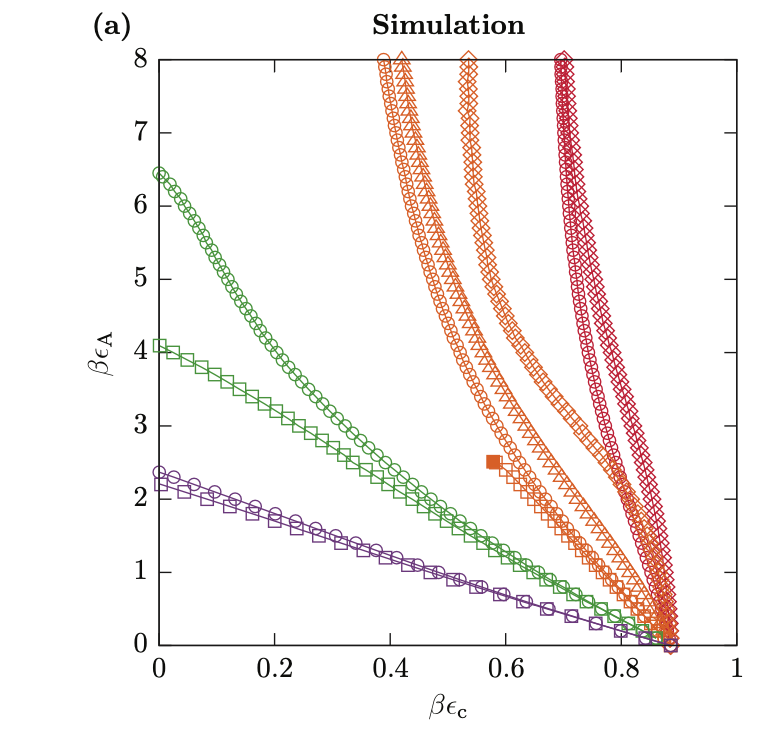
#> input picture figures/jacobs_curve.png, 760 x 736 px
$ python cube_verification_figure.py
#> lines starting #> are read from the running program, lines starting #| are printed output that depends on the picture; after the words box and inside, x2 and y2 are one past the last pixel; in counts of white or black regions, pixels touching at a corner belong together
"""
Cube spinodal overlays -- run from src/:  python cube_verification_figure.py

Cube spinodal overlays: published avgE vs rebuilt-cache avgE verification,
against MC.  Parser, confirmed_boundary rule and Gaussian smoothing are taken
verbatim from notebooks/threed_plots.ipynb; style is the notebook's PRL/APS block.
"""
import re, json
from pathlib import Path
import numpy as np, pandas as pd
import matplotlib as mpl
import matplotlib.pyplot as plt
from matplotlib.ticker import AutoMinorLocator
from scipy.ndimage import gaussian_filter1d
from PIL import Image
from matplotlib.colors import rgb_to_hsv

H = Path(__file__).resolve().parent.parent          # repo root (script lives in src/)
LOGS, DATA, FIGS = H/"results_logs", H/"data", H/"figures"
FIGS_INSET = FIGS
FPP_TOL_CONFIRM, CONFIRM_K, MAX_RES_CUTOFF = 0.03, 2, 1.0

NUM = r"[-+]?(?:\d+(?:\.\d*)?|\.\d+)(?:[eE][-+]?\d+)?|nan|NaN|inf|-inf|INF|-INF"
POINT_RE = re.compile(
    rf"POINT .*?eps_a=({NUM})\s+eps_c=({NUM}).*?event=(\d+)\s+spin=(\d+)\s+bin=(\d+).*?"
    rf"min_fpp=({NUM})\s+phi_min_fpp=({NUM}).*?n_valid=(\d+)/(\d+).*?"
    rf"n_success=(\d+)\s+max_res=({NUM})", re.DOTALL)
def tof(x):
    try: return float(x)
    except Exception: return np.nan
# [65 lines left out: functions parse_log, classify, confirmed_boundary, drop_redundant, _slope, gsmooth and 1 more, not called in this run]

# ---- MC for 000011: digitized from jacobs_curve.png (notebook cell 1) ----
arr=np.array(Image.open(FIGS/"jacobs_curve.png").convert("RGB"))
xl,xr,yt,yb=158,737,59,645
hsv=rgb_to_hsv(arr/255.0)
#> hsv: shape (736, 760, 3) float64; mean of channels 0, 1, 2 0.039, 0.0445, 0.971
org=((hsv[...,0]>0.03)&(hsv[...,0]<0.08)&(hsv[...,1]>0.40)&(hsv[...,2]>0.50))
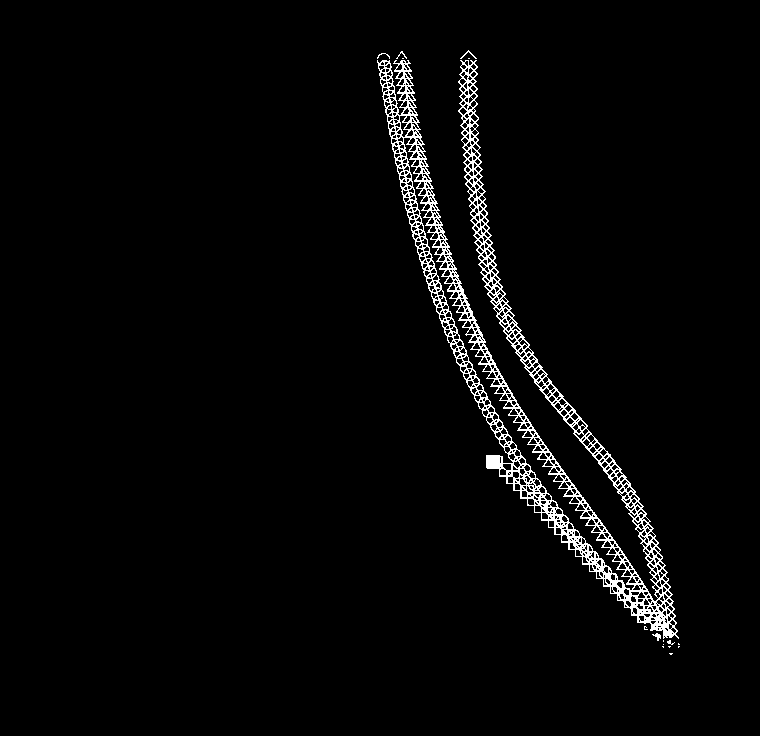
#> org: shape (736, 760) bool; 2.9% white in thin lines or dots, all inside (x1, y1, x2, y2) = (377, 50, 680, 655)
x0,x1,y0,y1=486,670,450,645
roi=org[y0:y1+1,x0:x1+1]
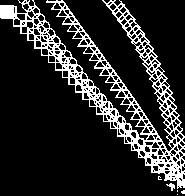
#> roi: shape (196, 185) bool; 16.3% white in thin lines or dots
e=np.array([(x0+j,y0+np.where(roi[:,j])[0].max()) for j in range(roi.shape[1])
            if np.where(roi[:,j])[0].size],float)
#> e = 185 pairs, first value 486 to 670, second value 467 to 644
c=e.copy(); c[:,1]-=7.0
#> after `c = e.copy()`: c has the same summary as e
main=c[c[:,0]<=648].copy(); tail=main[main[:,0]>=620]
#> after `main = c[c[:, 0] <= 648].copy()`: main = 163 pairs, first value 486 to 648, second value 460 to 622
#> after `tail = main[main[:, 0] >= 620]`: tail = 29 pairs, first value 620 to 648, second value 593 to 622
mm,bb=np.polyfit(tail[:,0],tail[:,1],1); xe=np.arange(main[-1,0]+1,669)
#> after `mm, bb = np.polyfit(tail[:, 0], tail[:, 1], 1)`: mm = 1.07; bb = -67.61
#> after `xe = np.arange(main[-1, 0] + 1, 669)`: xe = 20 values from 649 to 668
cl=np.vstack([main,np.column_stack([xe,mm*xe+bb])]) if len(xe) else main
#> cl = 183 pairs, first value 486 to 668, second value 460 to 644.2
mcc=(cl[:,0]-xl)/(xr-xl); mca=(yb-cl[:,1])/(yb-yt)*8.0
#> after `mcc = (cl[:, 0] - xl) / (xr - xl)`: mcc = 183 values from 0.566 to 0.881
#> after `mca = (yb - cl[:, 1]) / (yb - yt) * 8.0`: mca = 183 values, max 2.53 at index 0, min 0.0115 at index 182, mean 1.32
xd=np.linspace(mcc.min(),mcc.max(),300)
#> xd = 300 values from 0.566 to 0.881
MC000011=pd.DataFrame({"eps_c":xd,"eps_a":gaussian_filter1d(np.interp(xd,mcc,mca),sigma=2.0)})
#> MC000011 = table of 300 rows and 2 columns
# ---- SAFT for 000011 ----
#> (the run stopped early here; a loop or call above may not have finished)

$ run again, with figures/cube_scan_planar3patch.png copied over figures/jacobs_curve.png
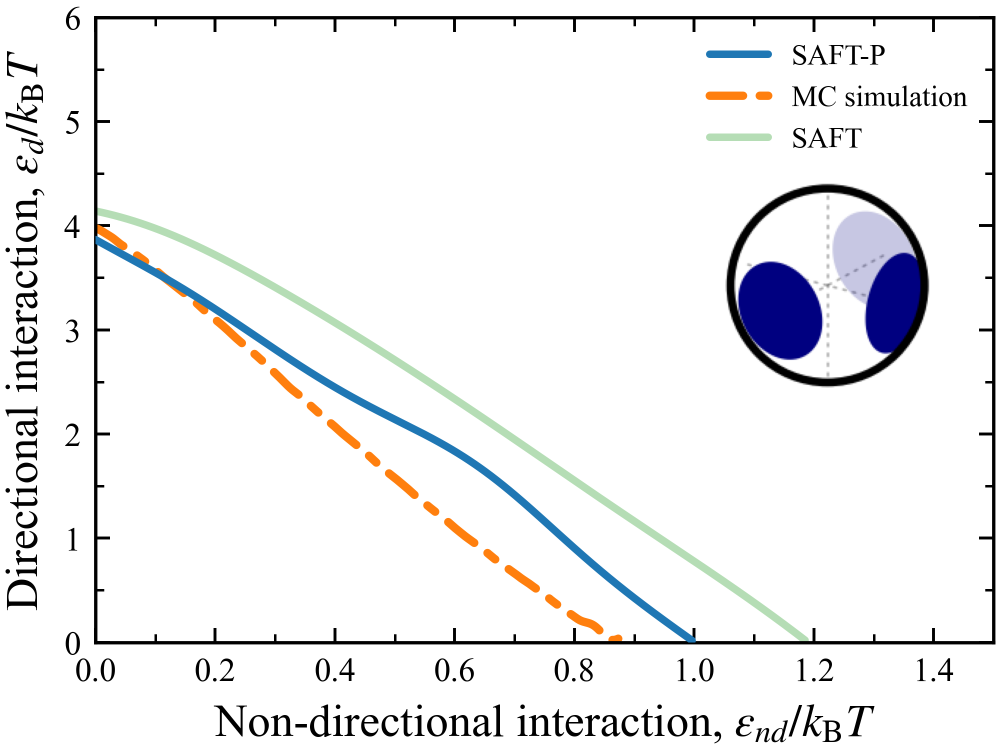
#> input picture figures/cube_scan_planar3patch.png, 1998 x 1503 px (shown at 1/2 size)
#> hsv: shape (1503, 1998, 3) float64; mean of channels 0, 1, 2 0.0224, 0.028, 0.949
#> `org=((hsv[...,0]>0.03)&(hsv[...,0]<0.08)&(hsv[...,1]>0.40)&(hsv[...,2]..`:
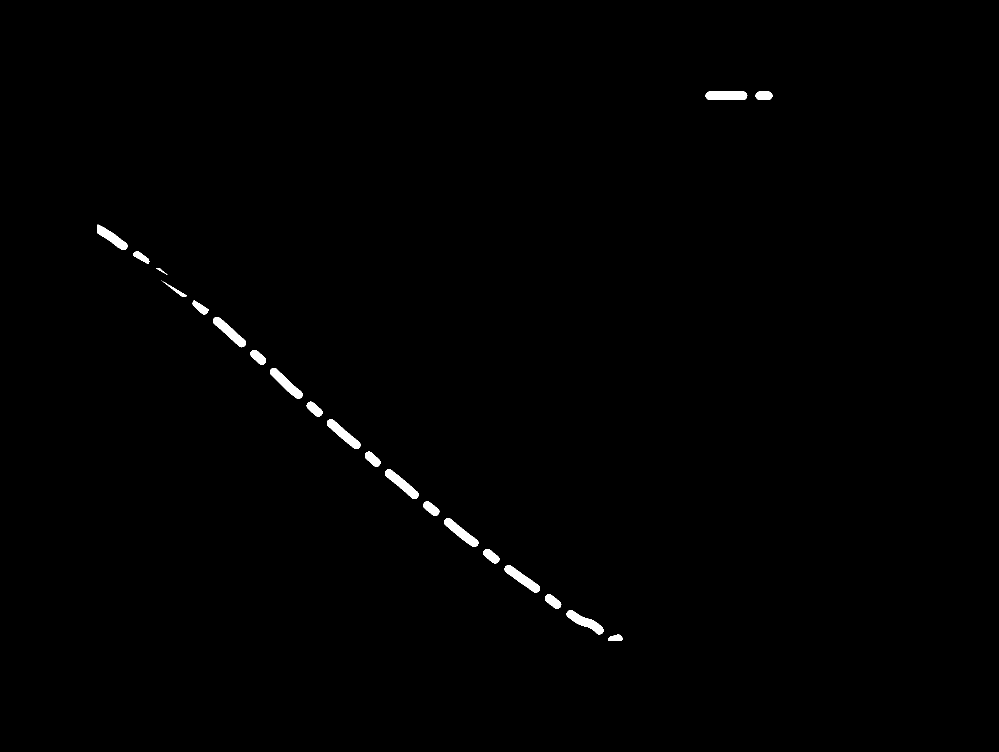
#> org: shape (1503, 1998) bool (shown at 1/2 size); 0.57% white; 22 white regions (1 under 20 px), largest, box (x1, y1, x2, y2) and area: (1411, 183, 1495, 200) 1354, (888, 1036, 957, 1094) 1340, (654, 838, 721, 898) 1337
#> roi: shape (196, 185) bool; every value is 0
#> e = empty array

$ run again, with figures/cube_scan_planar3patch_verification.png copied over figures/jacobs_curve.png
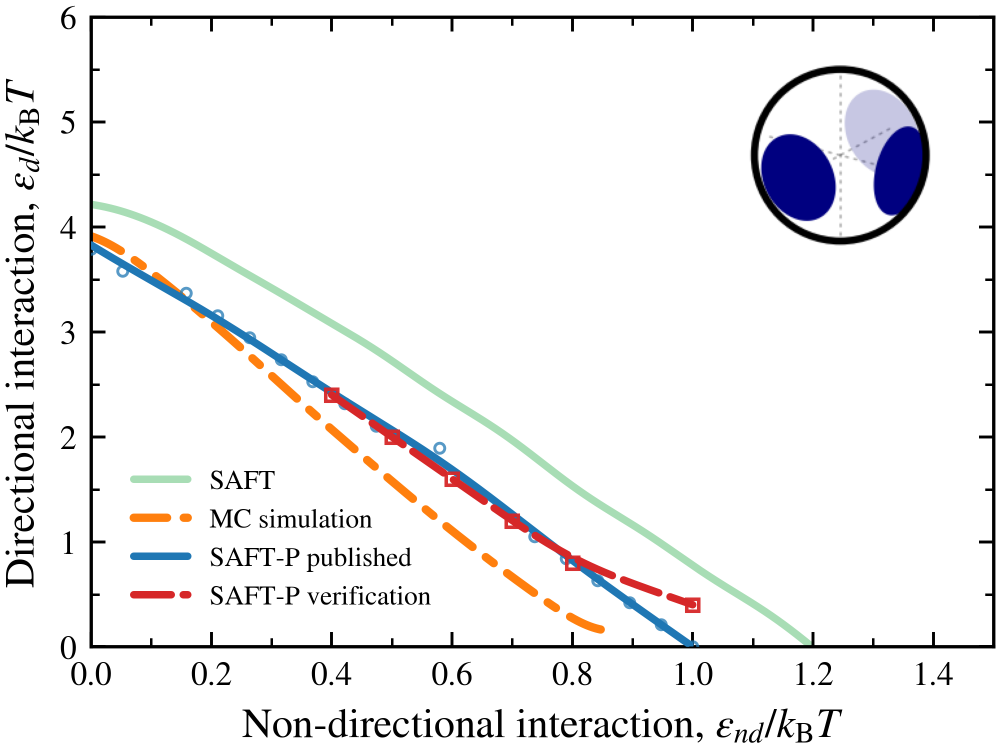
#> input picture figures/cube_scan_planar3patch_verification.png, 1998 x 1503 px (shown at 1/2 size)
#> hsv: shape (1503, 1998, 3) float64; mean of channels 0, 1, 2 0.0247, 0.0289, 0.952
#> `org=((hsv[...,0]>0.03)&(hsv[...,0]<0.08)&(hsv[...,1]>0.40)&(hsv[...,2]..`:
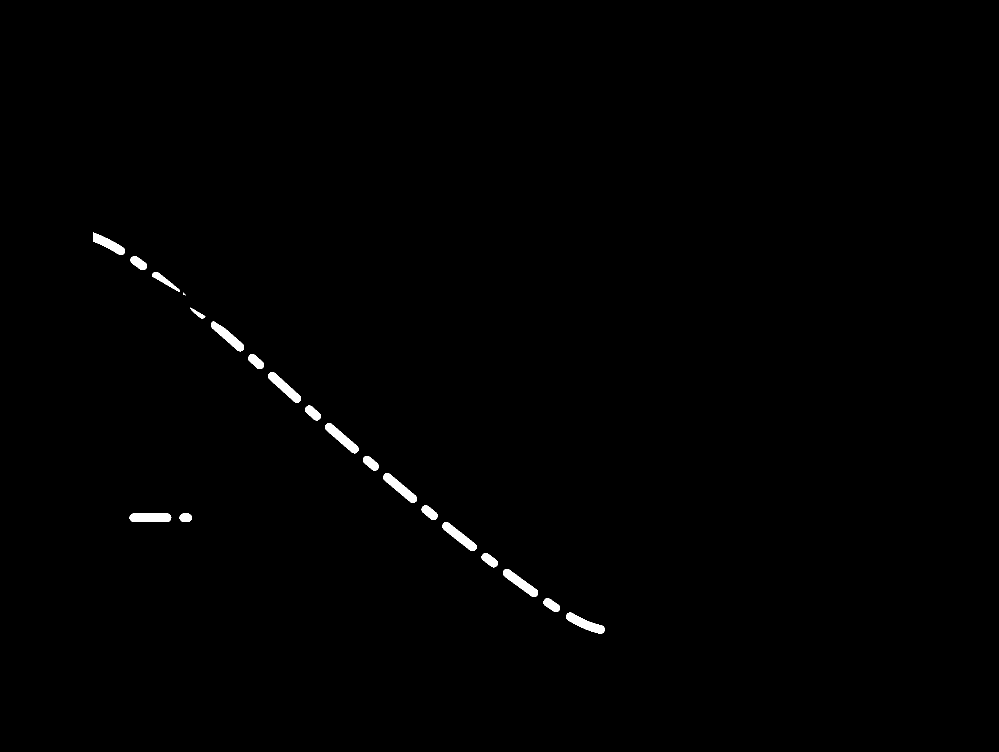
#> org: shape (1503, 1998) bool (shown at 1/2 size); 0.56% white; 20 white regions (1 under 20 px), largest, box (x1, y1, x2, y2) and area: (259, 1027, 343, 1044) 1354, (1132, 1225, 1210, 1267) 1345, (1006, 1138, 1076, 1194) 1341
#> roi: shape (196, 185) bool; every value is 0
#> e = empty array
